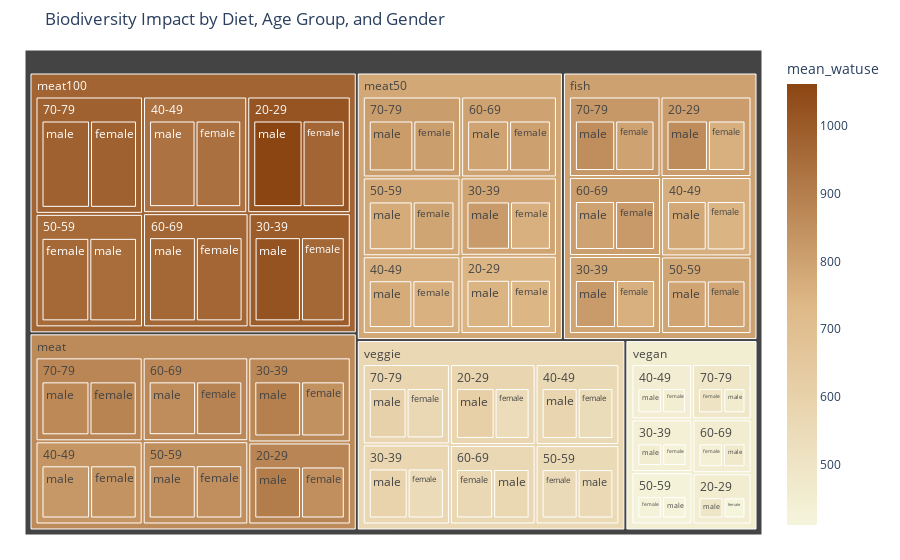

Notebook code cell kept with this figure:
### Code cell
# Group the data
grouped_data = data.groupby(['diet_group', 'age_group', 'sex'], as_index=False).agg({
    'mean_bio': 'mean',
    'mean_watuse': 'mean'
})

# Create the treemap
fig = px.treemap(
    grouped_data,
    path=['diet_group', 'age_group', 'sex'],
    values='mean_bio',
    color='mean_watuse',
    color_continuous_scale=['#f5f5dc', '#deb887', '#8b4513'],  # Cream to brown colors
    title='Visualization : Biodiversity Impact by Diet, Age Group, and Gender'
)

# Layout details
fig.update_layout(margin=dict(t=50, l=25, r=25, b=25))

# Display the figure
fig.show()

### Figure 1 — Plotly figure (JSON) as saved in the notebook; plotly's stock layout.template omitted (floating-point values rounded to 4 significant figures)
{"data": [{"branchvalues": "total", "customdata": [[759.2], [853.1], [971.1], [742.8], [411.9], [545.6], [759.6], [846.4], [963.7], [761.8], [425.5], [547.9], [748.5], [840.7], [938.6], [756.6], [451.7], [546.7], [788.9], [853.5], [960.2], [789.6], [424.7], [553.1], [819.9], [885.6], [967.9], [803.5], [439.4], [564.2], [798.7], [884.1], [980.6], [809.9], [505.9], [565.2], [861.0], [903.8], [1061.0], [749.0], [492.2], [609.4], [818.7], [895.0], [1020.0], [818.6], [452.8], [594.3], [782.2], [825.7], [932.6], [772.6], [441.9], [576.2], [792.2], [851.3], [948.1], [772.4], [416.3], [559.6], [799.1], [857.2], [963.6], [794.4], [477.8], [566.8], [854.7], [870.0], [982.9], [816.4], [460.1], [602.6], [812.6], [879.3], [1020.0], [746.0], [454.6], [579.1], [789.9], [871.5], [992.9], [791.1], [439.3], [571.9], [765.5], [833.0], [935.6], [764.8], [446.7], [561.6], [790.6], [852.4], [954.1], [780.8], [420.6], [556.4], [809.4], [871.2], [965.7], [798.9], [457.7], [565.5], [827.0], [877.0], [981.7], [813.2], [484.4], [584.0], [799.4], [863.9], [974.8], [782.8], [450.6], [569.9]], "domain": {"x": [0, 1], "y": [0, 1]}, "hovertemplate": "labels=%{label}<br>mean_bio=%{value}<br>parent=%{parent}<br>id=%{id}<br>mean_watuse=%{color}<extra></extra>", "ids": ["fish/20-29/female", "meat/20-29/female", "meat100/20-29/female", "meat50/20-29/female", "vegan/20-29/female", "veggie/20-29/female", "fish/30-39/female", "meat/30-39/female", "meat100/30-39/female", "meat50/30-39/female", "vegan/30-39/female", "veggie/30-39/female", "fish/40-49/female", "meat/40-49/female", "meat100/40-49/female", "meat50/40-49/female", "vegan/40-49/female", "veggie/40-49/female", "fish/50-59/female", "meat/50-59/female", "meat100/50-59/female", "meat50/50-59/female", "vegan/50-59/female", "veggie/50-59/female", "fish/60-69/female", "meat/60-69/female", "meat100/60-69/female", "meat50/60-69/female", "vegan/60-69/female", "veggie/60-69/female", "fish/70-79/female", "meat/70-79/female", "meat100/70-79/female", "meat50/70-79/female", "vegan/70-79/female", "veggie/70-79/female", "fish/20-29/male", "meat/20-29/male", "meat100/20-29/male", "meat50/20-29/male", "vegan/20-29/male", "veggie/20-29/male", "fish/30-39/male", "meat/30-39/male", "meat100/30-39/male", "meat50/30-39/male", "vegan/30-39/male", "veggie/30-39/male", "fish/40-49/male", "meat/40-49/male", "meat100/40-49/male", "meat50/40-49/male", "vegan/40-49/male", "veggie/40-49/male", "fish/50-59/male", "meat/50-59/male", "meat100/50-59/male", "meat50/50-59/male", "vegan/50-59/male", "veggie/50-59/male", "fish/60-69/male", "meat/60-69/male", "meat100/60-69/male", "meat50/60-69/male", "vegan/60-69/male", "veggie/60-69/male", "fish/70-79/male", "meat/70-79/male", "meat100/70-79/male", "meat50/70-79/male", "vegan/70-79/male", "veggie/70-79/male", "fish/20-29", "meat/20-29", "meat100/20-29", "meat50/20-29", "vegan/20-29", "veggie/20-29", "fish/30-39", "meat/30-39", "meat100/30-39", "meat50/30-39", "vegan/30-39", "veggie/30-39", "fish/40-49", "meat/40-49", "meat100/40-49", "meat50/40-49", "vegan/40-49", "veggie/40-49", "fish/50-59", "meat/50-59", "meat100/50-59", "meat50/50-59", "vegan/50-59", "veggie/50-59", "fish/60-69", "meat/60-69", "meat100/60-69", "meat50/60-69", "vegan/60-69", "veggie/60-69", "fish/70-79", "meat/70-79", "meat100/70-79", "meat50/70-79", "vegan/70-79", "veggie/70-79", "fish", "meat", "meat100", "meat50", "vegan", "veggie"], "labels": ["female", "female", "female", "female", "female", "female", "female", "female", "female", "female", "female", "female", "female", "female", "female", "female", "female", "female", "female", "female", "female", "female", "female", "female", "female", "female", "female", "female", "female", "female", "female", "female", "female", "female", "female", "female", "male", "male", "male", "male", "male", "male", "male", "male", "male", "male", "male", "male", "male", "male", "male", "male", "male", "male", "male", "male", "male", "male", "male", "male", "male", "male", "male", "male", "male", "male", "male", "male", "male", "male", "male", "male", "20-29", "20-29", "20-29", "20-29", "20-29", "20-29", "30-39", "30-39", "30-39", "30-39", "30-39", "30-39", "40-49", "40-49", "40-49", "40-49", "40-49", "40-49", "50-59", "50-59", "50-59", "50-59", "50-59", "50-59", "60-69", "60-69", "60-69", "60-69", "60-69", "60-69", "70-79", "70-79", "70-79", "70-79", "70-79", "70-79", "fish", "meat", "meat100", "meat50", "vegan", "veggie"], "marker": {"coloraxis": "coloraxis", "colors": [759.2, 853.1, 971.1, 742.8, 411.9, 545.6, 759.6, 846.4, 963.7, 761.8, 425.5, 547.9, 748.5, 840.7, 938.6, 756.6, 451.7, 546.7, 788.9, 853.5, 960.2, 789.6, 424.7, 553.1, 819.9, 885.6, 967.9, 803.5, 439.4, 564.2, 798.7, 884.1, 980.6, 809.9, 505.9, 565.2, 861.0, 903.8, 1061.0, 749.0, 492.2, 609.4, 818.7, 895.0, 1020.0, 818.6, 452.8, 594.3, 782.2, 825.7, 932.6, 772.6, 441.9, 576.2, 792.2, 851.3, 948.1, 772.4, 416.3, 559.6, 799.1, 857.2, 963.6, 794.4, 477.8, 566.8, 854.7, 870.0, 982.9, 816.4, 460.1, 602.6, 812.6, 879.3, 1020.0, 746.0, 454.6, 579.1, 789.9, 871.5, 992.9, 791.1, 439.3, 571.9, 765.5, 833.0, 935.6, 764.8, 446.7, 561.6, 790.6, 852.4, 954.1, 780.8, 420.6, 556.4, 809.4, 871.2, 965.7, 798.9, 457.7, 565.5, 827.0, 877.0, 981.7, 813.2, 484.4, 584.0, 799.4, 863.9, 974.8, 782.8, 450.6, 569.9]}, "name": "", "parents": ["fish/20-29", "meat/20-29", "meat100/20-29", "meat50/20-29", "vegan/20-29", "veggie/20-29", "fish/30-39", "meat/30-39", "meat100/30-39", "meat50/30-39", "vegan/30-39", "veggie/30-39", "fish/40-49", "meat/40-49", "meat100/40-49", "meat50/40-49", "vegan/40-49", "veggie/40-49", "fish/50-59", "meat/50-59", "meat100/50-59", "meat50/50-59", "vegan/50-59", "veggie/50-59", "fish/60-69", "meat/60-69", "meat100/60-69", "meat50/60-69", "vegan/60-69", "veggie/60-69", "fish/70-79", "meat/70-79", "meat100/70-79", "meat50/70-79", "vegan/70-79", "veggie/70-79", "fish/20-29", "meat/20-29", "meat100/20-29", "meat50/20-29", "vegan/20-29", "veggie/20-29", "fish/30-39", "meat/30-39", "meat100/30-39", "meat50/30-39", "vegan/30-39", "veggie/30-39", "fish/40-49", "meat/40-49", "meat100/40-49", "meat50/40-49", "vegan/40-49", "veggie/40-49", "fish/50-59", "meat/50-59", "meat100/50-59", "meat50/50-59", "vegan/50-59", "veggie/50-59", "fish/60-69", "meat/60-69", "meat100/60-69", "meat50/60-69", "vegan/60-69", "veggie/60-69", "fish/70-79", "meat/70-79", "meat100/70-79", "meat50/70-79", "vegan/70-79", "veggie/70-79", "fish", "meat", "meat100", "meat50", "vegan", "veggie", "fish", "meat", "meat100", "meat50", "vegan", "veggie", "fish", "meat", "meat100", "meat50", "vegan", "veggie", "fish", "meat", "meat100", "meat50", "vegan", "veggie", "fish", "meat", "meat100", "meat50", "vegan", "veggie", "fish", "meat", "meat100", "meat50", "vegan", "veggie", "", "", "", "", "", ""], "type": "treemap", "values": [248.1, 295.3, 387.4, 258.6, 109.8, 242.8, 249.8, 305.7, 394.7, 259.5, 123.4, 248.1, 252.8, 317.0, 419.3, 264.8, 127.6, 248.9, 246.8, 317.6, 425.0, 266.0, 125.1, 246.2, 258.6, 317.1, 418.8, 274.5, 128.8, 253.7, 259.3, 324.1, 432.1, 273.3, 135.0, 256.7, 273.6, 315.3, 452.8, 277.0, 124.7, 268.2, 262.4, 327.7, 417.3, 276.6, 126.1, 266.1, 258.1, 330.7, 426.4, 274.4, 132.0, 251.4, 253.0, 321.3, 424.3, 280.1, 122.9, 244.2, 259.7, 326.0, 420.0, 275.4, 117.7, 248.6, 265.9, 329.4, 446.0, 291.5, 119.3, 259.4, 521.7, 610.6, 840.2, 535.6, 234.4, 511.1, 512.2, 633.5, 812.0, 536.1, 249.6, 514.3, 510.9, 647.7, 845.7, 539.2, 259.6, 500.2, 499.8, 638.9, 849.3, 546.0, 248.1, 490.4, 518.3, 643.1, 838.7, 549.9, 246.5, 502.3, 525.2, 653.5, 878.1, 564.8, 254.3, 516.1, 3088.0, 3827.0, 5064.0, 3272.0, 1492.0, 3034.0]}], "layout": {"autosize": true, "coloraxis": {"colorbar": {"title": {"text": "mean_watuse"}}, "colorscale": [[0, "#f5f5dc"], [0.5, "#deb887"], [1, "#8b4513"]]}, "legend": {"tracegroupgap": 0}, "margin": {"b": 25, "l": 25, "r": 25, "t": 50}, "title": {"text": "Biodiversity Impact by Diet, Age Group, and Gender"}}}
